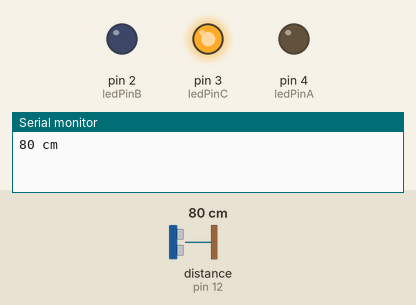
Bench run of a sketch on a simulated Arduino Uno, built with avr-gcc and run on an emulated ATmega328P. Shown: output pins drawn as LEDs (lit = HIGH), the last lines printed to the serial monitor. Wiring (inferred from the names in the program): ultrasonic range finder: trigger pin 13; echo pin 12. The test bench sets the inputs (shaded band); at power-on: distance to the obstacle (sensor on pin 12) 80 cm. The echo pulse lasts 58.3 µs per cm; pins used as bus, display or sensor lines are not drawn.

Above: at 1.2 s.
1.3 s: distance to the obstacle (sensor on pin 12) set to 65 cm
2.8 s: distance to the obstacle (sensor on pin 12) set to 58 cm
At 4.0 s:
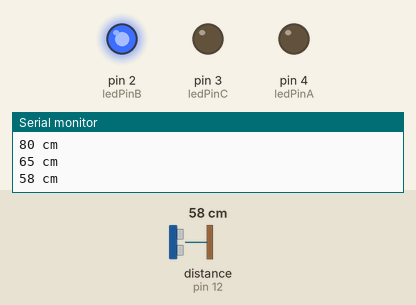
4.3 s: distance to the obstacle (sensor on pin 12) set to 34 cm
5.8 s: distance to the obstacle (sensor on pin 12) set to 29 cm
At 6.2 s:
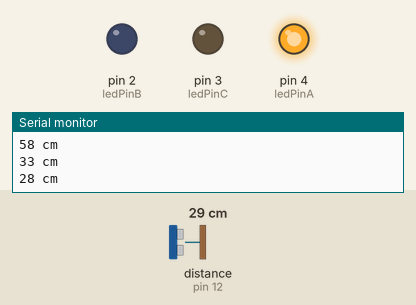
7.3 s: distance to the obstacle (sensor on pin 12) set to 35 cm
At 8.5 s:
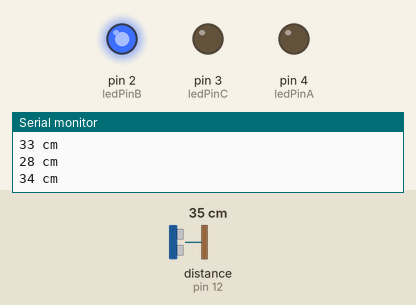
8.8 s: distance to the obstacle (sensor on pin 12) set to 2 cm
At 9.8 s:
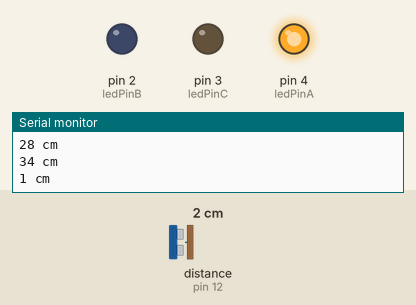
Timing chart, 0 to 11.3 s (numbered marks = the images above; inputs shaded):
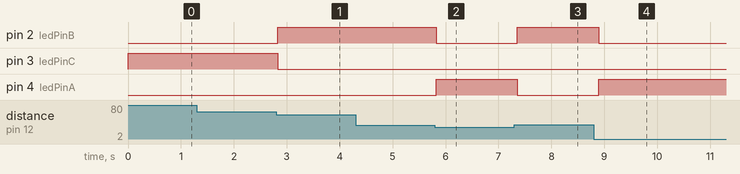

The sketch:

AR05_ultrasonic.ino.ino
```cpp
/*
 예제 6.7
 초음파 거리센서를 이용한 거리 측정
*/

// 트리거 핀과 에코 핀 번호를 설정한다.
const char trigPin = 13;
const char echoPin = 12;
const int ledPinA = 4;
const int ledPinB = 2;
const int ledPinC = 3;

// 펄스 폭과 거리 변수 설정
int pulseWidth;
int distance;
int distanceOld;

void setup() {
  pinMode(ledPinA, OUTPUT);
  pinMode(ledPinB, OUTPUT);
  pinMode(ledPinC, OUTPUT);
  // 시리얼 통신 설정
  Serial.begin (9600);
  // 트리거 핀은 출력으로, 에코핀은 입력으로 설정
pinMode(trigPin, OUTPUT);
  pinMode(echoPin, INPUT);
  // 트리거 핀의 초기값을 LOW로 한다
  digitalWrite(trigPin, LOW);
}

void loop(){
  // 10us의 트리거 신호를 HC-SR04로 내보낸다.
digitalWrite(trigPin, HIGH);
delayMicroseconds(10);
digitalWrite(trigPin, LOW);

  // Echo 펄스 폭을 측정하여 pulseWidth 변수에 저장한다.
  pulseWidth = pulseIn(echoPin, HIGH);
  // 거리를 계산한다.
  distance = pulseWidth / 58;


  // 감지거리인 2~200cm 범위의 거리값만 사용한다.
  if(distance <= 200 || distance >= 2){
    // 이전의 거리값과 비교하여 변화가 있을 경우에만
    // 시리얼 통신으로 전송한다.
    if(distance != distanceOld){
     if(distance<=30)
    {
      digitalWrite(ledPinA, HIGH);
      digitalWrite(ledPinB, LOW);
      digitalWrite(ledPinC, LOW);
    }
    else if(distance<=60)
    {
      digitalWrite(ledPinA, LOW);
      digitalWrite(ledPinB, HIGH);
      digitalWrite(ledPinC, LOW);
    }
    else
    {
      digitalWrite(ledPinA, LOW);
      digitalWrite(ledPinB, LOW);
      digitalWrite(ledPinC, HIGH);
    }
      Serial.print(distance);
      Serial.println(" cm");
    };
  };
  distanceOld = distance;
  delay(100);
}
```

Measured:
- the behaviour switches between 61 and 60 cm on distance to the obstacle (sensor on pin 12) (found by bisection; images 0 and 1)
- the behaviour switches between 32 and 31 cm on distance to the obstacle (sensor on pin 12) (found by bisection; images 1 and 2)
- after the input at 2.8 s, pin 2 (ledPinB): LOW → HIGH at once; pin 3 (ledPinC): HIGH → LOW at once
- after the input at 5.8 s, pin 2 (ledPinB): HIGH → LOW at once; pin 4 (ledPinA): LOW → HIGH at once
- after the input at 7.3 s, pin 2 (ledPinB): LOW → HIGH after 0.06 s; pin 4 (ledPinA): HIGH → LOW after 0.06 s
- after the input at 8.8 s, pin 2 (ledPinB): HIGH → LOW after 0.09 s; pin 4 (ledPinA): LOW → HIGH after 0.09 s
